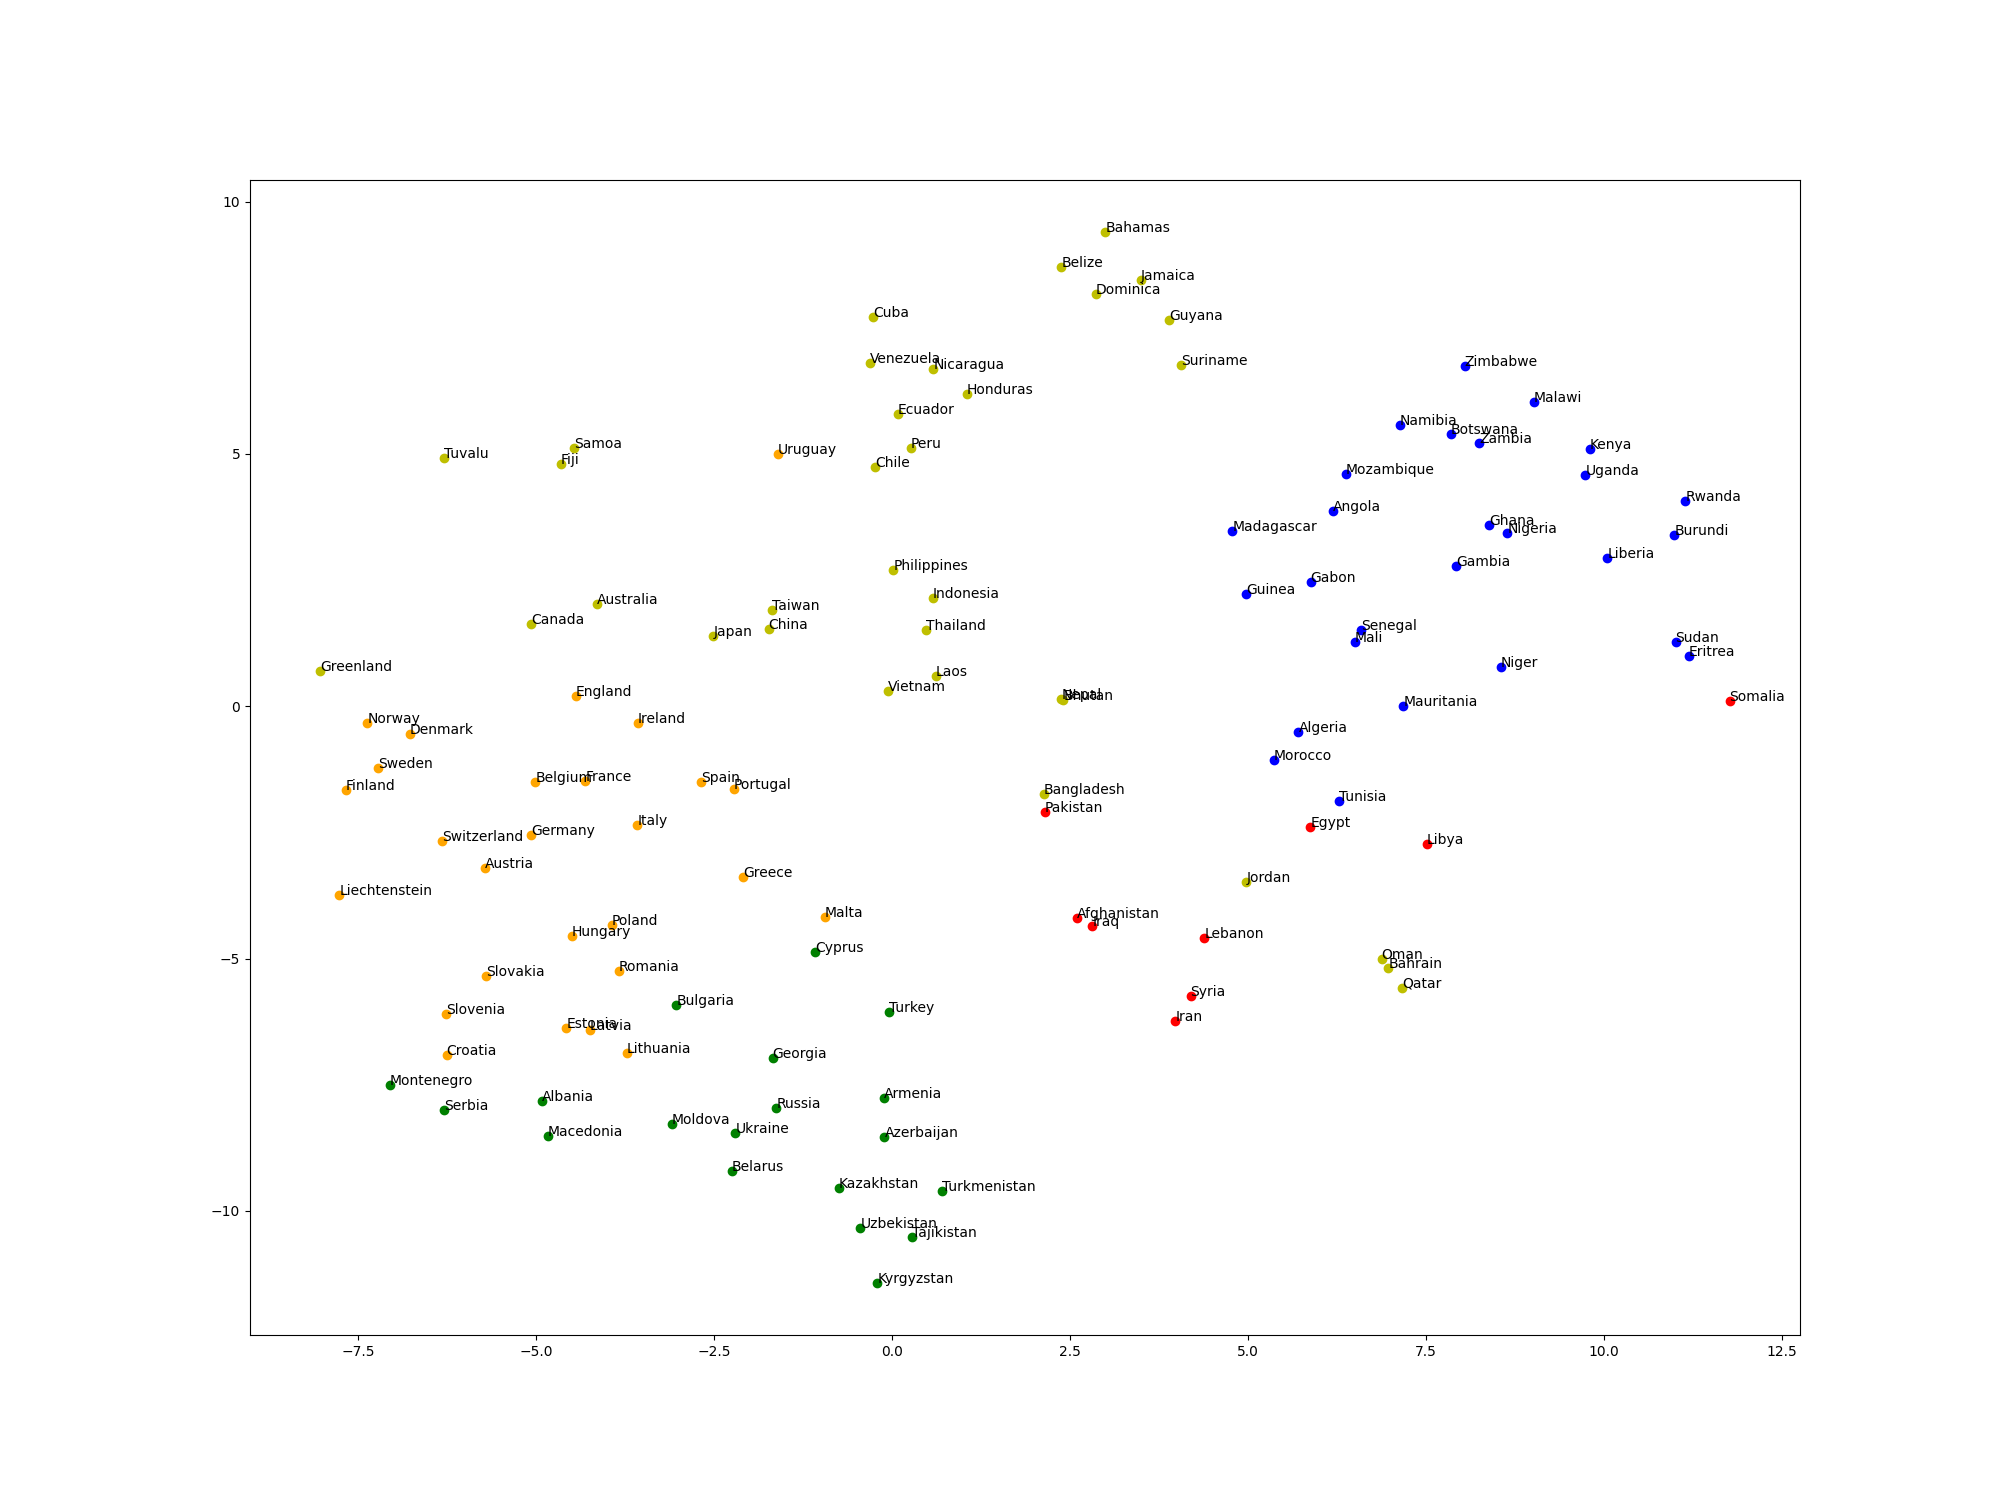

This chart was generated by the following Python code:
from gensim.models import KeyedVectors
import re
from matplotlib import pyplot as plt
import matplotlib
from sklearn.manifold import TSNE
import numpy as np 
from sklearn.cluster import KMeans

matplotlib.use('Agg') # -----(1)

"""
リーダブルコードで実践したこと
P.19 名前に情報を追加する
p.47 縦の線を真っ直ぐ揃える
P.51 コードを段落に分割する
"""

model = KeyedVectors.load_word2vec_format('GoogleNews-vectors-negative300.bin.gz', binary=True)
countries = []

with open('questions-words.txt') as file:
    lines = file.readlines()
    for line in lines:
        if re.match(r': currency',line):
            break

        line = line.replace('\n','').split(' ')
        if len(line)>2:
            countries.append(line[1])


countries = set(countries)

vectors = [model.get_vector(country) for country in countries]
vectors = np.array(vectors)

kmeans_model = KMeans(n_clusters = 5).fit(vectors)

tsne = TSNE(n_components=2, random_state=42)
result_tsne = tsne.fit_transform(vectors)

color_list = ['r', 'g', 'b', 'y', 'orange']

plt.figure(figsize=(20, 15))
for vec, country, i in zip(result_tsne, countries, kmeans_model.labels_):
    plt.scatter(vec[0],vec[1], color = color_list[i])
    plt.annotate(country, xy=(vec[0], vec[1]))

plt.savefig('No69.png')
